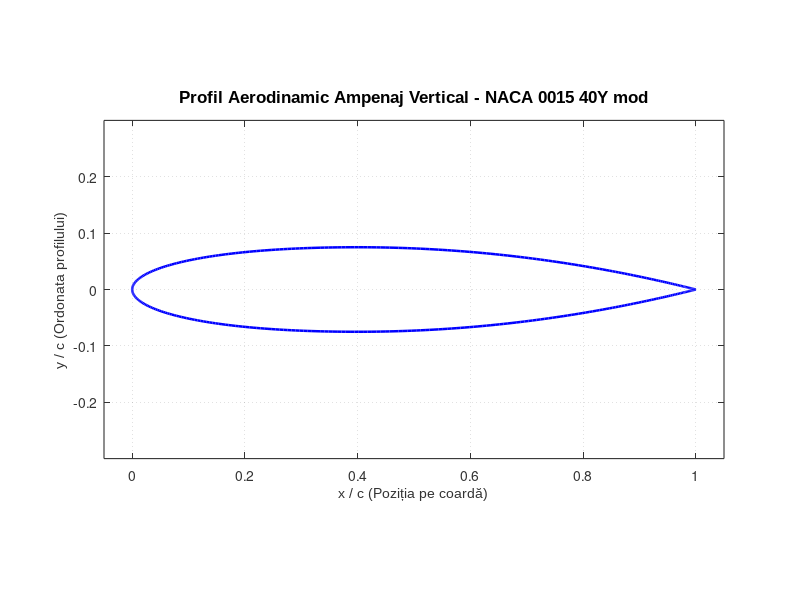

Here is the MATLAB script that generated this plot:
% =========================================================================
% PROIECT STABILITATEA STRUCTURILOR DE AVIAȚIE
% Generare Profil Ampenaj Vertical: NACA 0015 40Y mod (Fokker F28 Mk 4000)
% =========================================================================
clear; clc; close all;

% 1. Definire parametri geometrici profil NACA 0015 40Y mod
t = 0.15;              % Grosimea relativă maximă (15%)
x_grosime_max = 0.4;   % Poziția grosimii maxime mutată la 40% din coardă
num_puncte = 200;      % Densitatea punctelor pentru trasare

% 2. Generare coordonate x (distribuție Cosinus)
theta = linspace(0, pi, num_puncte);
x = 0.5 * (1 - cos(theta));

y_ext = zeros(size(x));

% 3. Calculul ordonatelor pe extrados
for i = 1:length(x)
    if x(i) <= x_grosime_max
        z = x(i) / x_grosime_max;
        y_ext(i) = (t / 2.0) * (1.5 * sqrt(z) - 0.5 * z^1.5);
    else
        u = (1.0 - x(i)) / (1.0 - x_grosime_max);
        y_ext(i) = (t / 2.0) * (2.0 * u - u^2);
    end
end

y_int = -y_ext; % Profil simetric

% 4. Trasarea graficului în format academic UPB
figure('Color', 'w', 'Position', [200, 200, 850, 450]);
plot(x, y_ext, 'b-', 'LineWidth', 1.8); hold on;
plot(x, y_int, 'b-', 'LineWidth', 1.8);

% Setări axă și etichete text
title('Profil Aerodinamic Ampenaj Vertical - NACA 0015 40Y mod', 'FontSize', 12, 'FontName', 'Arial', 'FontWeight', 'bold');
xlabel('x / c (Poziția pe coardă)', 'FontSize', 10, 'FontName', 'Arial');
ylabel('y / c (Ordonata profilului)', 'FontSize', 10, 'FontName', 'Arial');

xlim([-0.05 1.05]);
ylim([-0.3 0.3]);
axis equal; % Păstrează scara reală 1:1 între axe pentru a vizualiza grosimea reală
grid on;
set(gca, 'GridLineStyle', ':', 'LineWidth', 0.8, 'XColor', [0.2 0.2 0.2], 'YColor', [0.2 0.2 0.2]);

% 5. Export imagine de înaltă calitate
print('Profil_Ampenaj_Vertical_F28', '-dpng', '-r300');
disp('Graficul ampenajului vertical a fost salvat ca "Profil_Ampenaj_Vertical_F28.png".');
